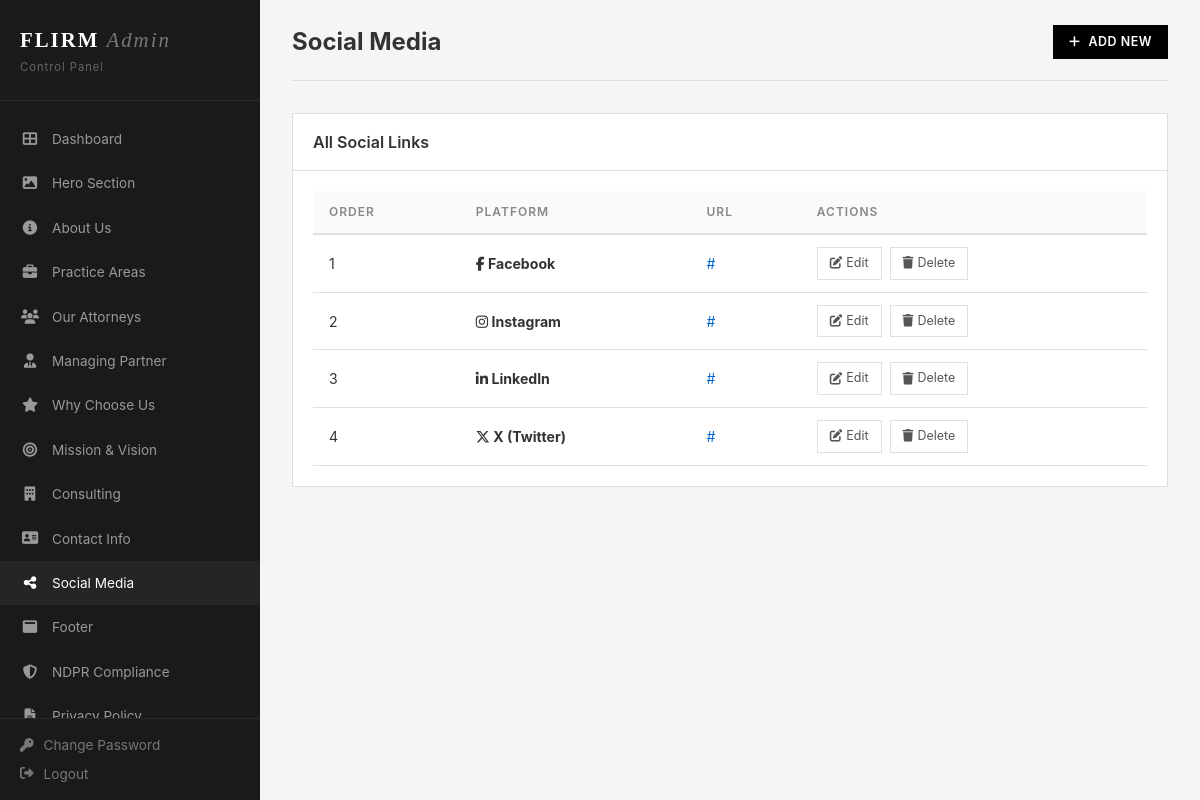
The page /admin/social.php (signed in) on the database its author committed.
### tables this page shows
CREATE TABLE social_media (
    id INT PRIMARY KEY AUTO_INCREMENT,
    platform VARCHAR(50) NOT NULL,
    url VARCHAR(255) NOT NULL,
    icon_class VARCHAR(100),
    display_order INT DEFAULT 0,
    is_active TINYINT(1) DEFAULT 1
);

### includes/db.php (called while the page is built, shortened)
<?php
class Database {
    private static $instance = null;
    private $conn;
    private function __construct() {
        try {
            $this->conn = new mysqli(DB_HOST, DB_USER, DB_PASS, DB_NAME);
            $this->conn->set_charset('utf8mb4');
        } catch (Throwable $e) {
            http_response_code(500);
            die('Database connection failed: ' . htmlspecialchars($e->getMessage()));
        }
    }
    public static function getInstance() {
        if (self::$instance === null) {
            self::$instance = new self();
        }
        return self::$instance;
    }
    public function query($sql) {
        return $this->conn->query($sql);
    }
    public function fetchAll($sql) {
        $result = $this->query($sql);
        $data = [];
        if ($result && $result->num_rows > 0) {
            while ($row = $result->fetch_assoc()) {
                $data[] = $row;
            }
        }
        return $data;
    }
}

### admin/social.php (the view, shortened to what this page needs)
<?php require_once 'header.php'; ?>
<?php
$db = Database::getInstance();
$socials = $db->fetchAll("SELECT * FROM social_media ORDER BY display_order ASC");
?>
<div class="admin-header">
    <h1>Social Media</h1>
    <a href="?action=add" class="btn btn-black btn-sm"><i class="fas fa-plus"></i> Add New</a>
</div>
<div class="card">
    <div class="card-header"><h3>All Social Links</h3></div>
    <div class="card-body">
        <?php if (empty($socials)): ?>
        <p style="color:#888; text-align:center; padding:20px;">No social media added.</p>
        <?php else: ?>
        <div class="table-wrap">
            <table>
                <thead><tr><th>Order</th><th>Platform</th><th>URL</th><th>Actions</th></tr></thead>
                <tbody>
                    <?php foreach ($socials as $s): ?>
                    <tr>
                        <td><?= $s['display_order'] ?></td>
                        <td><strong><i class="fab <?= htmlspecialchars($s['icon_class']) ?>"></i> <?= htmlspecialchars($s['platform']) ?></strong></td>
                        <td><a href="<?= htmlspecialchars($s['url']) ?>" target="_blank" style="color:#0066cc;"><?= htmlspecialchars($s['url']) ?></a></td>
                        <td>
                            <div class="actions">
                                <a href="?action=add&id=<?= $s['id'] ?>"><i class="fas fa-edit"></i> Edit</a>
                                <a href="?action=delete&id=<?= $s['id'] ?>" class="delete" onclick="return confirm('Delete?')"><i class="fas fa-trash"></i> Delete</a>
                            </div>
                        </td>
                    </tr>
                    <?php endforeach; ?>
                </tbody>
            </table>
        </div>
        <?php endif; ?>
    </div>
</div>
<?php require_once 'footer.php'; ?>

### admin/css/admin.css (style rules this page uses)
:root { --admin-black: #111; --admin-white: #fff; --admin-gray: #f5f5f5; --admin-border: #e0e0e0; --admin-text: #333; --admin-muted: #888; --admin-sidebar: #1a1a1a; }
* { margin: 0; padding: 0; box-sizing: border-box; }
body { font-family: -apple-system, BlinkMacSystemFont, 'Segoe UI', Roboto, sans-serif; background: var(--admin-gray); color: var(--admin-text); font-size: 14px; line-height: 1.5; }
a { color: inherit; text-decoration: none; }
.btn { display: inline-flex; align-items: center; gap: 8px; padding: 12px 28px; font-size: 0.85rem; font-weight: 600; letter-spacing: 0.5px; text-transform: uppercase; border: none; cursor: pointer; transition: all 0.3s; }
.btn-black { background: #000; color: #fff; }
.btn-sm { padding: 8px 16px; font-size: 0.78rem; }
.admin-header { display: flex; align-items: center; justify-content: space-between; margin-bottom: 32px; padding-bottom: 20px; border-bottom: 1px solid var(--admin-border); }
.admin-header h1 { font-size: 1.5rem; font-weight: 700; }
.card { background: #fff; border: 1px solid var(--admin-border); margin-bottom: 24px; }
.card-header { padding: 16px 20px; border-bottom: 1px solid var(--admin-border); display: flex; align-items: center; justify-content: space-between; }
.card-header h3 { font-size: 1rem; font-weight: 600; }
.card-body { padding: 20px; }
.table-wrap { overflow-x: auto; }
table { width: 100%; border-collapse: collapse; }
table th { text-align: left; padding: 12px 16px; font-size: 0.75rem; font-weight: 600; text-transform: uppercase; letter-spacing: 1px; color: #888; border-bottom: 2px solid var(--admin-border); background: #fafafa; }
table td { padding: 12px 16px; font-size: 0.88rem; border-bottom: 1px solid var(--admin-border); vertical-align: middle; }
.actions { display: flex; gap: 8px; }
.actions a, .actions button { padding: 6px 12px; font-size: 0.78rem; border: 1px solid var(--admin-border); background: #fff; cursor: pointer; transition: all 0.3s; color: #555; text-decoration: none; display: inline-flex; align-items: center; gap: 4px; }

### rows shown on the page
social_media: display_order "1", platform "Facebook", url "#"
social_media: display_order "2", platform "Instagram", url "#"
social_media: display_order "3", platform "LinkedIn", url "#"
social_media: display_order "4", platform "X (Twitter)", url "#"
